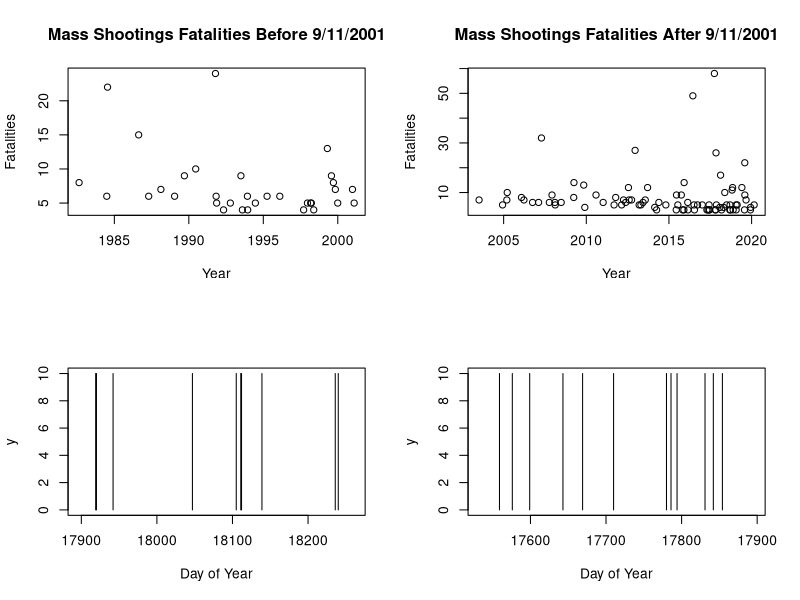
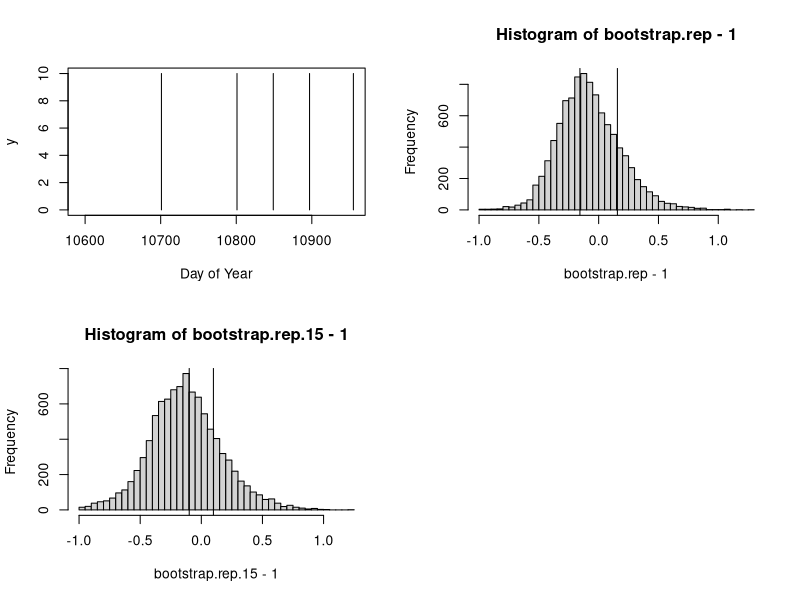
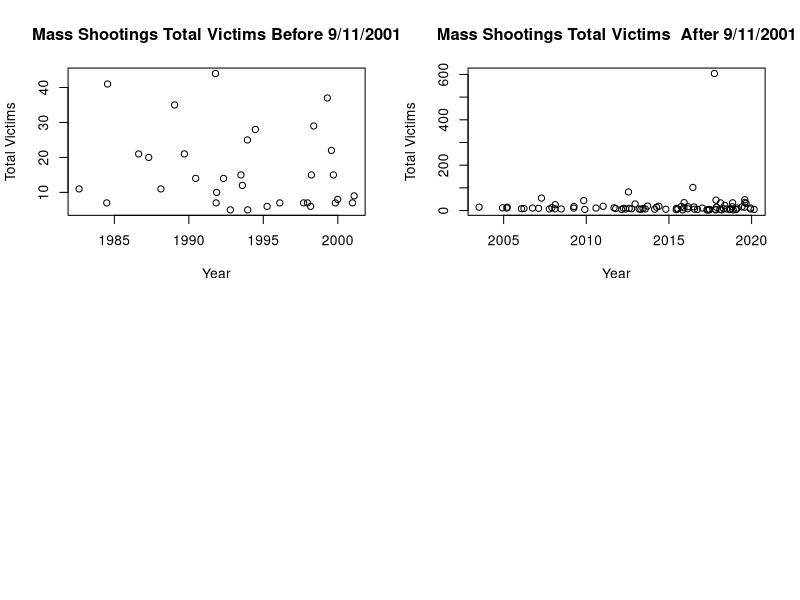
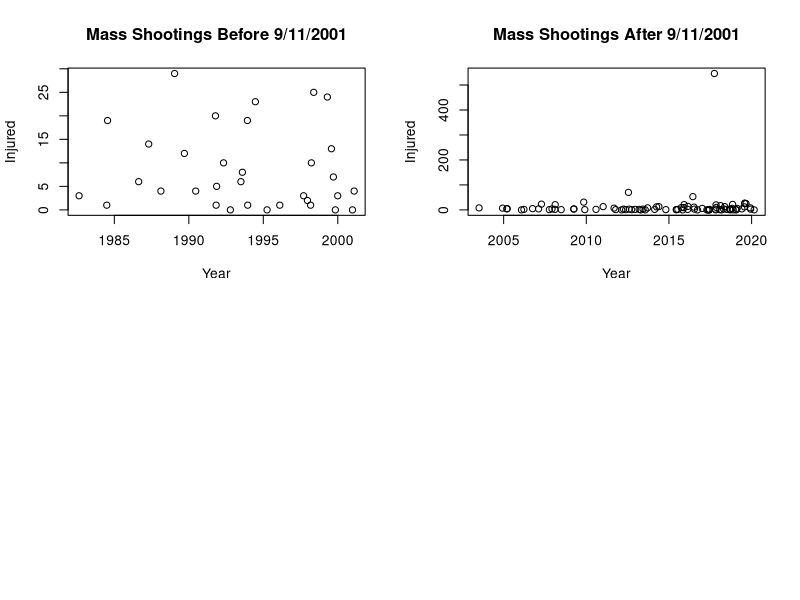

Generate these figures, in order, with R:
## ---- chunk 1
shootings.dataset<-read.csv("data.csv") #importing the dataset 
shootings.dataset
## ---- chunk 2
# install.packages('dplyr') # this package contains the mutate function which we used below 

library(dplyr)

shootings.dataset <- mutate(shootings.dataset, date= as.Date(date, format = "%m/%d/%Y"))
shootings.dataset$date # converting the dates in the data set to actual dates in R
## ---- chunk 3
a <- shootings.dataset[86:118, 3]

b <- shootings.dataset[86:118, 5]

x <- shootings.dataset[1:85, 3]

y <- shootings.dataset[1:85, 5]


par(mfrow=c(2,2))
plot(a, b, main = "Mass Shootings Fatalities Before 9/11/2001",xlab = "Year", ylab = "Fatalities")
plot(x, y,main = "Mass Shootings Fatalities After 9/11/2001", xlab = "Year", ylab = "Fatalities")
## ---- chunk 4
from.date <- as.Date('2019-01-01', format = "%Y-%m-%d")
to.date <- as.Date('2019-12-31', format = "%Y-%m-%d")

plot(NA, xlim=c(from.date, to.date), ylim=c(0,10), xlab="Day of Year", ylab="y")

segments(shootings.dataset$date, 0, y1=10)
## ---- chunk 5
from.date.2 <- as.Date('2018-01-01', format = "%Y-%m-%d")
to.date.2 <- as.Date('2018-12-31', format = "%Y-%m-%d")

plot(NA, xlim=c(from.date.2, to.date.2), ylim=c(0,10), xlab="Day of Year", ylab="y")

segments(shootings.dataset$date, 0, y1=10)
## ---- chunk 6
from.date.1 <- as.Date('1999-01-01', format = "%Y-%m-%d")
to.date.1 <- as.Date('1999-12-31', format = "%Y-%m-%d")

plot(NA, xlim=c(from.date.1, to.date.1), ylim=c(0,10), xlab="Day of Year", ylab="y")

segments(shootings.dataset$date, 0, y1=10)
## ---- chunk 7
tau.2019 <- as.numeric(-diff(shootings.dataset$date[2:11])) #Calculating the time between two successive mass shootings in the year 2019

tau.sd<- sd(tau.2019) 
tau.mean <- mean(tau.2019)

coef.variation <- tau.sd/tau.mean # Calculating the coefficient of variation for 2019

coef.variation-1
## ---- chunk 8
#' Simulates the bootstrap coefficient variation from a case where the shootings are happening at random for a given year
#'
#' @param days number of days in a year 
#' @param shootings number of shooting that given year 
#'
#' @return coefficient variation for that year 


bootstrap.coef.var <- function(days, shootings){
  
  boot.coef <- rbinom(days, 1, shootings/days)

  if((length(which(boot.coef == 1)) == 0) || (length(which(boot.coef == 1)) == 1) || (length(which(boot.coef == 1)) == 2)){
    return(NA)
  } else {
    
  tau.boot <- diff(which(boot.coef == 1))-1

  tau.boot.sd <- sd(tau.boot)
  tau.boot.mean <- mean(tau.boot)
  tau.boot.variation <- (tau.boot.sd/tau.boot.mean)
  
  return(tau.boot.variation)
  }
}

bootstrap.rep <- replicate(10000, bootstrap.coef.var(365, 10)) # 2019 results 
## ---- chunk 9
hist(bootstrap.rep-1, breaks="FD")
abline(v=coef.variation-1)
abline(v=-coef.variation+1)
## ---- chunk 10
#' computes the P-value for a given year
#'
#' @param days number of days in a year 
#' @param shootings number of shooting that given year 
#' @param coef.variation the coefficient variation for that given year 
#'
#' @return the p-value 


bootstrap.pval<-function(days,shootings,coef.variation){
  
  bootstrap.rep<-replicate(10000, bootstrap.coef.var(days,shootings))
  
  right.tail <- bootstrap.rep-1 >= abs(coef.variation-1) # true=values to the right of the hist 
  left.tail <- bootstrap.rep-1 <= -abs(coef.variation-1) # true=values to the left of the hist 
  right.tail | left.tail # TRUE where they're in the right tail OR left tail
  
  pval<-(sum(right.tail | left.tail, na.rm=TRUE))/sum(!is.na(bootstrap.rep)) #p value 

  return(pval)
}

bootstrap.pval(365,10,coef.variation=coef.variation) # 2019 results 
## ---- chunk 11
tau.2015 <- as.numeric(-diff(shootings.dataset$date[41:47])) #Calculating the time between two successive mass shootings in the year 2015

tau.sd<- sd(tau.2015) 
tau.mean <- mean(tau.2015)

coef.variation.2015 <- tau.sd/tau.mean # Calculating the coefficient of variation for 2015

## ---- chunk 12
bootstrap.rep.15 <- replicate(10000, bootstrap.coef.var(365, 7)) # 2015 results 
## ---- chunk 13
hist(bootstrap.rep.15-1, breaks="FD")
abline(v=coef.variation.2015-1)
abline(v=-coef.variation.2015+1)
## ---- chunk 14
bootstrap.pval(365,7,coef.variation=coef.variation.2015)
## ---- chunk 15
a <- shootings.dataset[86:118, 3] 

d <- shootings.dataset[86:118, 7]

x <- shootings.dataset[1:85, 3]

w <- shootings.dataset[1:85, 7]

par(mfrow=c(2,2))

plot(a, d, main = "Mass Shootings Total Victims Before 9/11/2001",xlab = "Year", ylab = "Total Victims")
plot(x, w, main = "Mass Shootings Total Victims  After 9/11/2001", xlab = "Year", ylab = "Total Victims")
## ---- chunk 16
a<- shootings.dataset[86:118, 3] 

c<- shootings.dataset[86:118, 6]

x <- shootings.dataset[1:85, 3]

y<- shootings.dataset[1:85, 6]

par(mfrow=c(2,2))

plot(a, c, main = "Mass Shootings Before 9/11/2001",xlab = "Year", ylab = "Injured")
plot(x, y, main = "Mass Shootings After 9/11/2001", xlab = "Year", ylab = "Injured")
